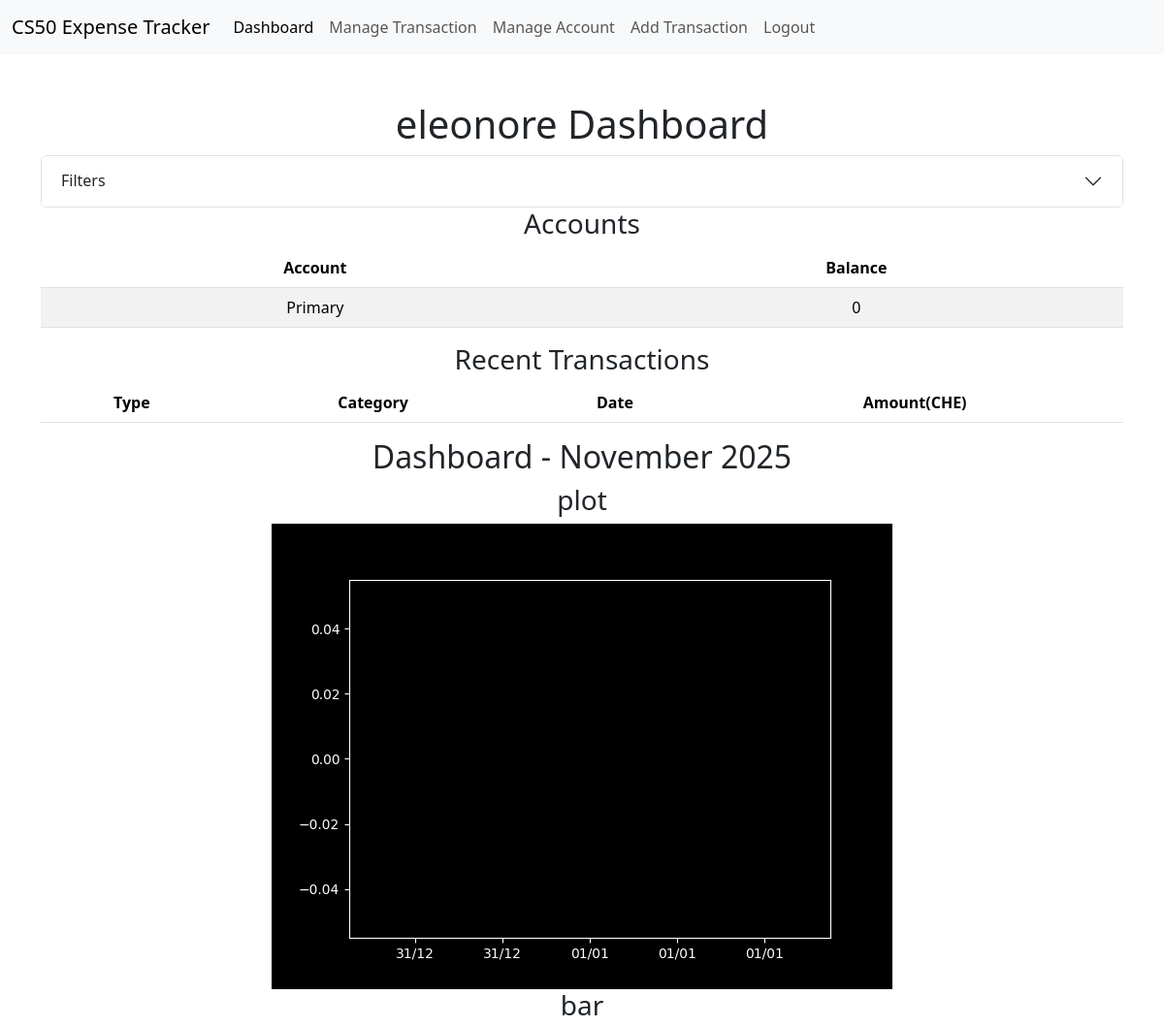
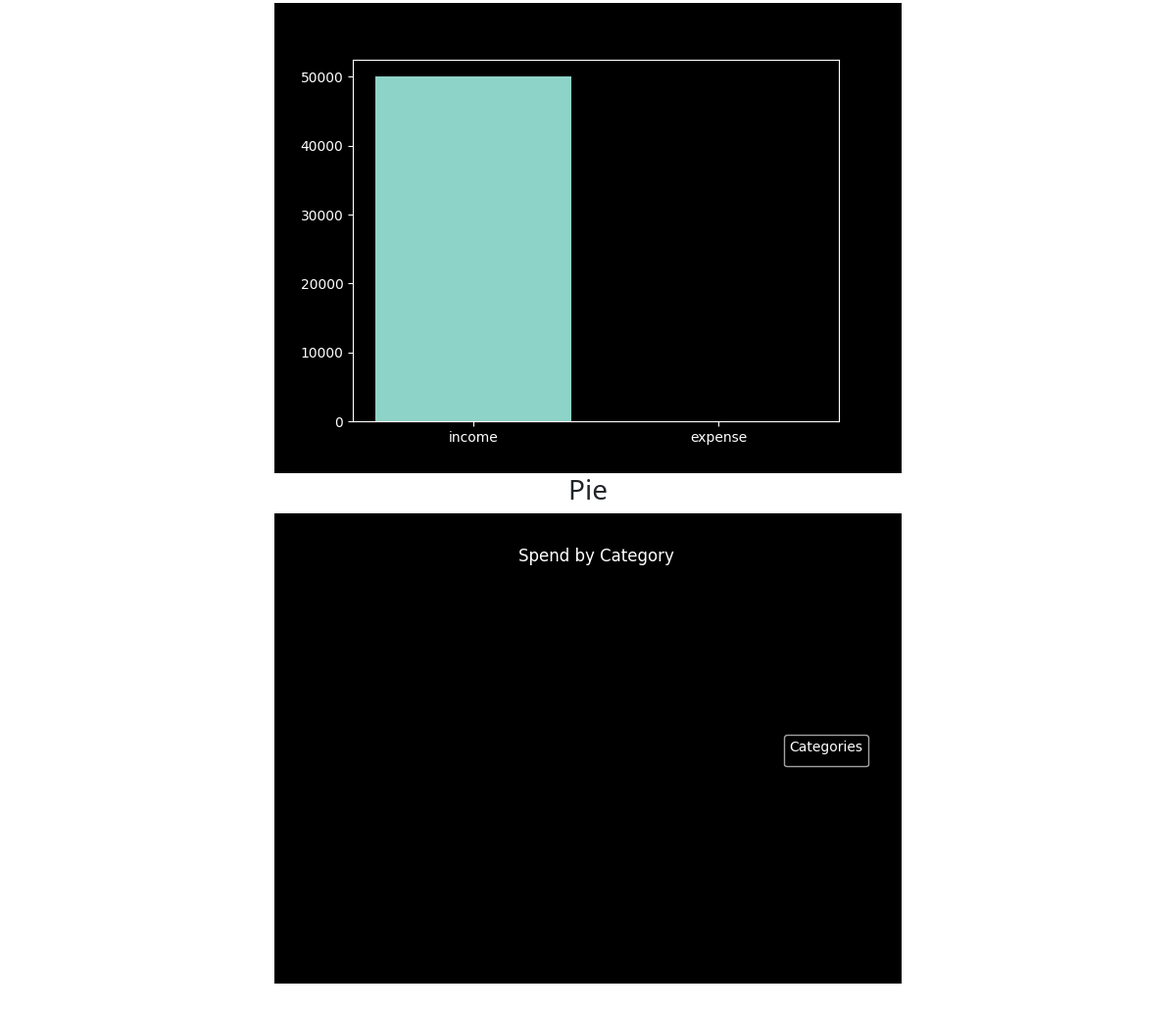
The app's page /get_charts (signed in) with its own data (2 pictures, top to bottom).
### tables this page shows
CREATE TABLE "users" (
  id       INTEGER PRIMARY KEY AUTOINCREMENT NOT NULL,
  username TEXT NOT NULL UNIQUE,
  hash     TEXT NOT NULL
);

CREATE TABLE accounts (
    id INTEGER PRIMARY KEY AUTOINCREMENT NOT NULL, 
    user_id INTEGER NOT NULL,
    account_name TEXT NOT NULL,
    balance_cents INTEGER NOT NULL DEFAULT 0,
    UNIQUE (user_id, account_name),
    FOREIGN KEY (user_id) REFERENCES users(id) ON DELETE CASCADE
);

### app.py (the view, shortened to what this page needs)
@app.route("/get_charts", methods=["GET", "POST"])
def get_charts():
    if (request.method == "GET"):
        current_date = date.today()
        start = current_date + relativedelta(day=1)
        end = current_date + relativedelta(months=1)
        month_name = start.strftime("%B")
        month_year = start.strftime("%Y")
        try:
            getLine(start, end)
        except:
            return render_template("error.html", message="Error with line graph")
        try:
            getBar(start, end)
        except:
            return render_template("error.html", message="Error with bar graph")
        try:
            getPie(start, end)
        except:
            return render_template("error.html", message="Error with pie graph")
        con = conDbDict()
        cur = con.cursor()
        user = getUser()
        transactions = getTrans(5)
        accounts = cur.execute("SELECT account_name, balance_cents, id FROM accounts WHERE user_id = ?", (user["id"],)).fetchall()
        con.close()
        return render_template("index.html", accounts=accounts, bar="static/my_bar_expesne_vs_income.png", chart="static/my_line-expsnses.png", month_name=month_name, month_year=month_year, pie="static/my_pie_expenses.png", transactions=transactions, user=user)

### app.py (called while the page is built)
@app.after_request
def after_request(response):
    response.headers["Cache-Control"] = "no-cache, no-store, must-revalidate"
    response.headers["Expires"] = 0
    response.headers["Pragma"] = "no-cache"
    return response

### helpers.py (called while the page is built, shortened)
def conDbDict(db = "final.db"):
        con = sqlite3.connect(db)
        con.row_factory = sqlite3.Row
        con.execute("PRAGMA foreign_keys = ON")
        return con

def getBar(start, end):
     con = conDbDict()
     cur = con.cursor()
     user = getUser()
     totExpense = cur.execute("SELECT IFNULL(SUM(amount_cents) ,0) FROM transactions WHERE created_by_user_id = ? AND trans_type = ? and trans_date BETWEEN ? AND ?", (user["id"], TYPES[0],start, end,)).fetchone()[0]
     totIncome = cur.execute("SELECT IFNULL(SUM(amount_cents) ,0) FROM transactions WHERE created_by_user_id = ? AND trans_type = ? and trans_date BETWEEN ? AND ?", (user["id"], TYPES[1], start, end,)).fetchone()[0]
     con.close()
     plt.style.use('dark_background')
     fig, ax = plt.subplots()
     ax.bar(TYPES[1], totIncome)
     ax.bar(TYPES[0], totExpense)
     plt.savefig('static/my_bar_expesne_vs_income.png')
     if os.path.exists('static/my_bar_expesne_vs_income.png'):
          return True
     else:
          return False

def getLine(start, end):
        con = conDbDict()
        cur = con.cursor()
        user = getUser()
        data = cur.execute("SELECT trans_type, trans_date, SUM(amount_cents) AS day_tot FROM transactions WHERE created_by_user_id = ? AND trans_date BETWEEN ? and ? GROUP BY trans_type, trans_date ORDER BY trans_date", (user["id"], start, end,)).fetchall()
        expense_dates = []
        expense_runtot = []
        expnse_cumsum = 0
        plt.style.use('dark_background')
        fig, ax = plt.subplots()
        ax.plot(expense_dates, expense_runtot, '-o')
        ax.xaxis.set_major_formatter(mdates.DateFormatter("%d/%m"))
        plt.savefig('static/my_line-expsnses.png') # Todo: Should probably add user id to name to allow multiple users
        con.close()
        if os.path.exists("static/my_line-expsnses.png"):
            return True
        else:
             return False

def getUser():
    con = conDbDict()
    cur = con.cursor()
    user = cur.execute("SELECT id, username FROM users WHERE id = ?", (session["user_id"],)).fetchone()
    con.close()
    return user

### templates/index.html (shortened to what this page needs)
{% extends "layout.html" %}
{% block main %}
    <h1>{{ user.username }} Dashboard</h1>
    <div class="accordion" id="accordionExample">
        <div class="accordion-item">
            <h2 class="accordion-header">
            <button class="accordion-button collapsed" type="button" data-bs-toggle="collapse" data-bs-target="#collapseOne" aria-expanded="false" aria-controls="collapseOne">
                Filters
            </button>
            </h2>
        </div>
    </div>
     <h3>Accounts</h3>
     <table class="table table-striped">
        <thead>
            <tr>
                <th>
                    Account
                </th>
                <th>
                    Balance
                </th>
            </tr>
        </thead>
        <tbody>
            {% for account in accounts %}
                <tr>
                    <td>
                        {{ account.account_name}}
                    </td>
                    <td>
                        {{ account.balance_cents}}
                    </td>
                </tr>
            {% endfor %}
        </tbody>
     </table>
     <h3>Recent Transactions</h3>
    <table class="table table-striped">
        <thead>
            <tr>
                <th>Type</th>
                <th>Category</th>
                <th>Date</th>
                <th>Amount(CHE)</th>
            </tr>
        </thead>
    </table>
    <h2>Dashboard - {{ month_name }} {{  month_year }}</h2>
    <h3>plot</h3>
    <img src="{{ chart }}">
    <h3>bar</h3>
    <img src="{{ bar }}">
    <h3>Pie</h3>
    <img src="{{ pie }}">
{% endblock %}

### records on screen
users: username "eleonore"
accounts: account_name "Primary", balance_cents "0"

### other values on screen
{{ month_name }} "November"
{{ month_year }} "2025"
